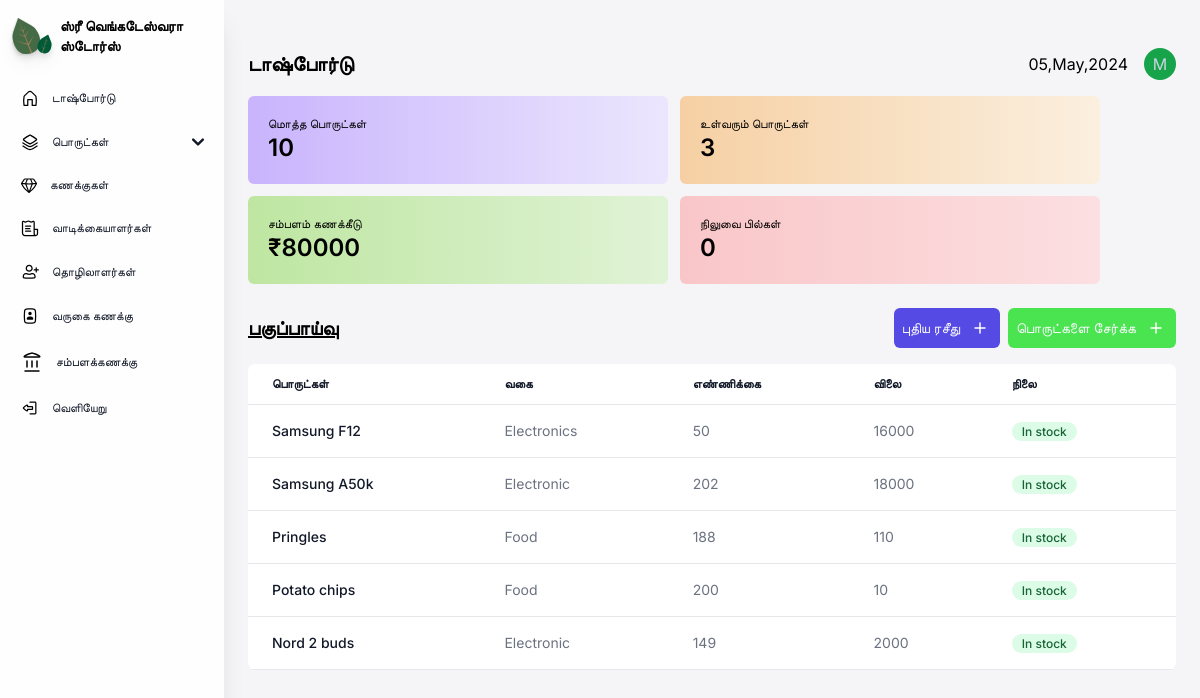
Page /dashboard/ (signed in) on the earlier database version.
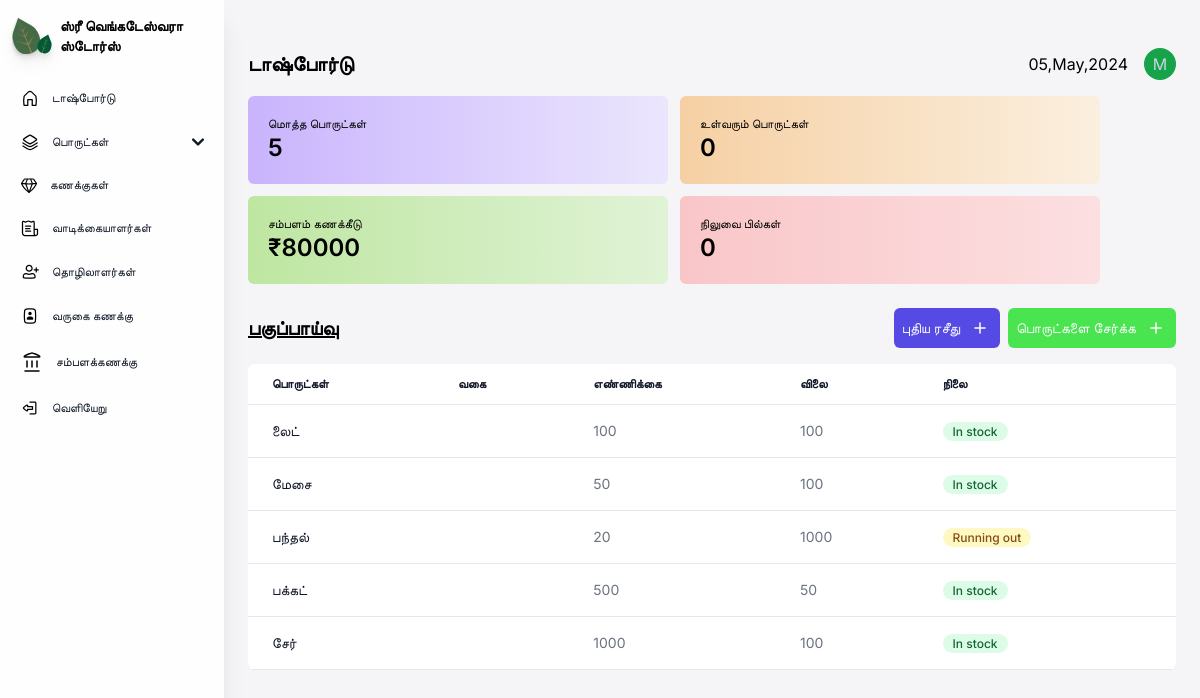
Same page on the later database version.
### core/models.py (models this page shows, shortened)
class stock(models.Model):
    productname = models.CharField(max_length=70, db_index=True)
    category = models.CharField(max_length=50)
    maximumstock = models.PositiveIntegerField()
    quantity = models.PositiveIntegerField()
    price = models.PositiveIntegerField()

### core/views.py (the view)
# urls.py: path('dashboard/', cvs.dashboard),
@login_required(login_url='/auth/signup/')
def dashboard(request):
    model = stock.objects.all()
    ovdc = model.order_by('productname')
    model_bills = bill.objects.filter(billstatus=False)
    ic_stock  = 0
    for i in model:
        if i.quantity < i.maximumstock:
            ic_stock+=1
    context = {
        'overviewdata':ovdc.reverse()[:5],
        'stockcount': model.count(),
        'iccount': ic_stock,
        'billcount': model_bills.count(),
        'salarydue': salaryobj.objects.aggregate(Sum('salarydue'))['salarydue__sum']
        }
    return render(request, "core/dashboard.html", context)

### core/templates/core/dashboard.html (shortened to what the changed rows need)
{% load static %}
{% load static tailwind_tags%}
<!DOCTYPE html>
<html lang="en">
<head>
    <link href="https://cdnjs.cloudflare.com/ajax/libs/flowbite/2.3.0/flowbite.min.css" rel="stylesheet" />
    {% tailwind_css %}
</head>
<body class="font-inter bg-[#F5F5F7] max-w-full">
<section class="sm:ml-56 px-6 pb-4 max-w-full">
    <main class="mt-4 min-w-full">
    <div class="infobox flex w-full gap-3 flex-wrap items-center">
        <a href="/stocks" class="w-[420px] max-h-[115px]">
        <div class="box max-w-full p-5 bg-gradient-to-r from-[#C9B4FD] to-[#EBE6FD] rounded-md hover:scale-105 transition duration-500">
            <p class="text-xs">மொத்த பொருட்கள்</p>
            <p class="text-2xl font-semibold">{{stockcount}}</p>
        </div>
        </a>
        <a href="/incomingstocks" class="w-[420px] max-h-[115px]">
        <div class="box max-w-full p-5 bg-gradient-to-r from-[#F6D0A4] to-[#FBEFDF] rounded-md hover:scale-105 transition duration-500">
            <p class="text-xs">உள்வரும் பொருட்கள்</p>
            <p class="text-2xl font-semibold">{{iccount}}</p>
        </div>
        </a>
    </div>
        <div class="relative max-w-[100%] overflow-x-scroll mt-4 rounded-md">
            <table class="text-sm text-left rtl:text-right text-gray-500 bg-white dark:text-gray-400 rounded-md shadow-md overflow-x-auto w-full">
                <thead class="border-b text-xs text-gray-900 uppercase dark:text-gray-400">
                    <tr>
                        <th scope="col" class="px-6 py-3">
                            பொருட்கள்
                        </th>
                        <th scope="col" class="px-6 py-3">
                            வகை
                        </th>
                        <th scope="col" class="px-6 py-3">
                            எண்ணிக்கை
                        </th>
                        <th scope="col" class="px-6 py-3">
                            விலை
                        </th>
                        <th scope="col" class="px-6 py-3">
                            நிலை
                        </th>
                    </tr>
                </thead>
                <tbody>
                    {% for stock in overviewdata %}
                    <tr class="border-b">
                        <th scope="row" class="px-6 py-4 font-medium text-gray-900 whitespace-nowrap">
                            {{stock.productname}}
                        </th>
                        <td class="px-6 py-4">
                            {{stock.category}}
                        </td>
                        <td class="px-6 py-4">
                            {{stock.quantity}}
                        </td>
                        <td class="px-6 py-4">
                            {{stock.price}}
                        </td>
                        <td class="px-6 py-4">
                            {% if stock.quantity > 25 %}
                                <span class="bg-green-100 text-green-800 text-xs font-medium me-2 px-2.5 py-0.5 rounded-full dark:bg-yellow-900 dark:text-yellow-300">
                                    In stock
                                </span>
                            {% else %}
                                <span class="bg-yellow-100 text-yellow-800 text-xs font-medium me-2 px-2.5 py-0.5 rounded-full dark:bg-yellow-900 dark:text-yellow-300">
                                    Running out
                                </span>
                            {% endif %}
                        </td>
                    </tr>
                    {% endfor %}
                </tbody>
            </table>
        </div>
    </main>
</section>
</body>
</html>

Differences in the rows shown:
removed stock: productname "Samsung F12", category "Electronics", quantity "50", price "16000", shows "In stock"
removed stock: productname "Samsung A50k", category "Electronic", quantity "202", price "18000", shows "In stock"
removed stock: productname "Pringles", category "Food", quantity "188", price "110", shows "In stock"
removed stock: productname "Potato chips", category "Food", quantity "200", price "10", shows "In stock"
removed stock: productname "Nord 2 buds", category "Electronic", quantity "149", price "2000", shows "In stock"
added stock: productname "லைட்", quantity "100", price "100", shows "In stock"
added stock: productname "மேசை", quantity "50", price "100", shows "In stock"
added stock: productname "பந்தல்", quantity "20", price "1000", shows "Running out"
added stock: productname "பக்கட்", quantity "500", price "50", shows "In stock"
added stock: productname "சேர்", quantity "1000", price "100", shows "In stock"
Other differences:
{{ stockcount }}: "10" → "5"
{{ iccount }}: "3" → "0"
